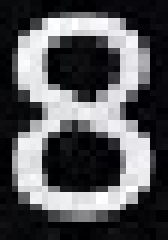
#> input picture Machine Perception/Mp/Assignment/FinalVersion/Digits/original/Eight1.jpg, 28 x 40 px, given in place of prac02ex04img01.png, which was not available (shown 6 times larger)
$ python ex5.py
#> lines starting #> are read from the running program, lines starting #| are printed output that depends on the picture; pictures that were not available may be replaced by others from this repository, and a replacement may not be noted
import cv2
import glob
from matplotlib import pyplot
import numpy as np

files = glob.glob("./*.png")
files += glob.glob("./*.jpg")
count = 0
imgpath = 'prac02ex04img01.png'

print(len(files))

for file in files[0:]:

	print("Num files")


#	img_bgr = cv2.cvtColor(img_bgr, cv2.COLOR_HSV2BGR)


img_bgr = cv2.imread(imgpath)
#> img_bgr is the input picture: shape (40, 28, 3); mean B, G, R 89.7, 86.8, 86.7
img_colorchange = cv2.cvtColor(img_bgr, cv2.COLOR_BGR2GRAY)
dst = cv2.equalizeHist(img_colorchange)
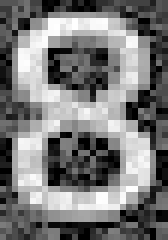
#> dst: shape (40, 28) (shown 6 times larger); min 0, max 255, mean 120.7


cv2.imshow("Original", img_bgr)
cv2.imshow("Equalized", dst)
cv2.waitKey(0)


color = ('b','g','r')
for i,col in enumerate(color):
	histr = cv2.calcHist([img_bgr],[i],None,[256],[0,256])
	pyplot.plot(histr,color = col)
	pyplot.xlim([0,256])
pyplot.show()
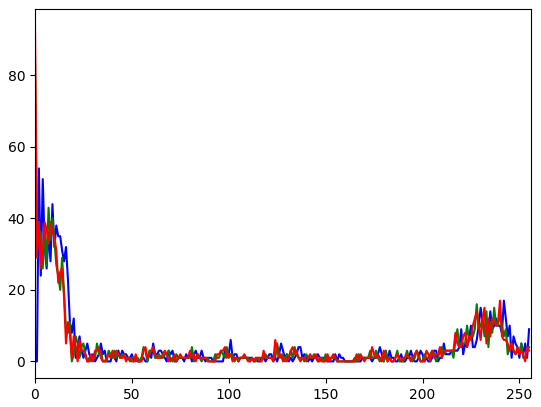
#> figure drawn by matplotlib, 1 panel; curve peaks at x = 2, y = 54; curve peaks at x = 0, y = 85; curve peaks at x = 0, y = 94

$ run again, on Machine Perception/Mp/Prac05/cropimg.jpg
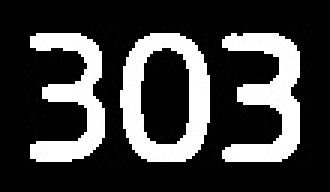
#> input picture Machine Perception/Mp/Prac05/cropimg.jpg, 110 x 64 px, given in place of prac02ex04img01.png, which was not available (shown 3 times larger)
#> img_bgr is the input picture: shape (64, 110, 3); min 0, max 255, mean 62.7
#> `dst = cv2.equalizeHist(img_colorchange)`:
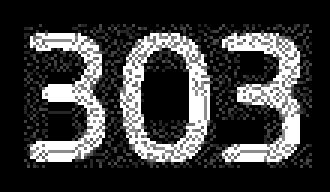
#> dst: shape (64, 110) (shown 3 times larger); min 0, max 255, mean 58.4
#> `pyplot.show()`:
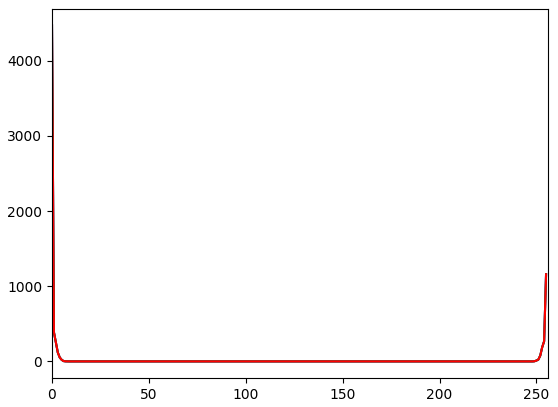
#> figure drawn by matplotlib, 1 panel; curve peaks at x = 0, y = 4472; curve peaks at x = 0, y = 4472; curve peaks at x = 0, y = 4472
